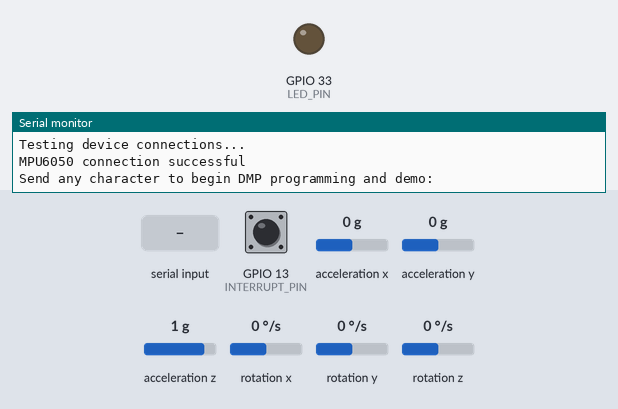
Simulated run of this program. Board: ESP32. Parts: output pins drawn as LEDs (lit = HIGH), the last lines printed to the serial monitor. Inputs (shaded band) come from the test bench; at power-on: acceleration x 0 g, acceleration y 0 g, acceleration z 1 g, rotation z 0 °/s, GPIO 13 (INTERRUPT_PIN) LOW, rotation x 0 °/s, rotation y 0 °/s. The sensor or clock chip raises its interrupt line as the real part does.

Above: at 1.1 s.
1.2 s: "1\n" received over Serial
At 1.84 s:
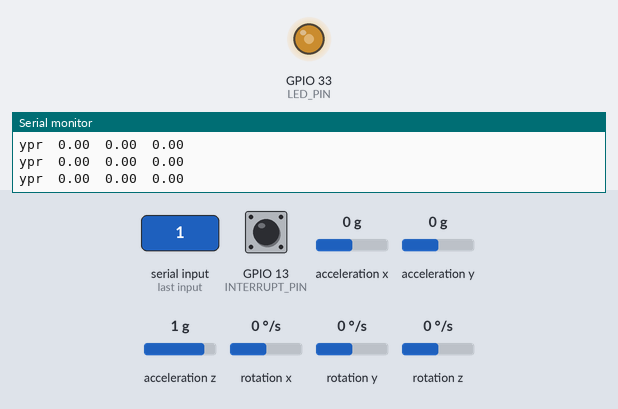
4.2 s: acceleration x set to -1.4 g
7.2 s: acceleration y set to -1.4 g
10.2 s: acceleration z set to -1.4 g
13.2 s: rotation z set to -192 °/s
Timing chart, 0 to 17.2 s (numbered marks = the images above; inputs shaded):
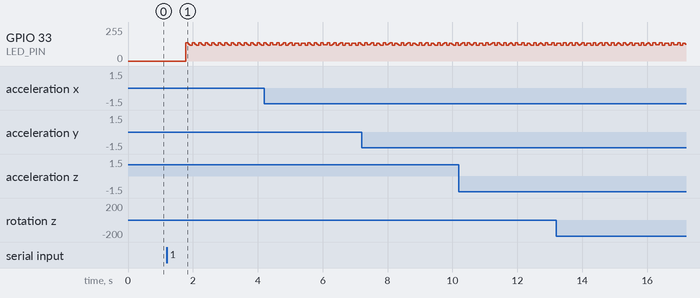

The program:

main.cpp
```cpp
// I2C device class (I2Cdev) demonstration Arduino sketch for MPU6050 class using DMP (MotionApps v2.0)
// 6/21/2012 by Jeff Rowberg <jeff@rowberg.net>
// Updates should (hopefully) always be available at https://github.com/jrowberg/i2cdevlib
//
// Changelog:
//      2019-07-08 - Added Auto Calibration and offset generator
//		   - and altered FIFO retrieval sequence to avoid using blocking code
//      2016-04-18 - Eliminated a potential infinite loop
//      2013-05-08 - added seamless Fastwire support
//                 - added note about gyro calibration
//      2012-06-21 - added note about Arduino 1.0.1 + Leonardo compatibility error
//      2012-06-20 - improved FIFO overflow handling and simplified read process
//      2012-06-19 - completely rearranged DMP initialization code and simplification
//      2012-06-13 - pull gyro and accel data from FIFO packet instead of reading directly
//      2012-06-09 - fix broken FIFO read sequence and change interrupt detection to RISING
//      2012-06-05 - add gravity-compensated initial reference frame acceleration output
//                 - add 3D math helper file to DMP6 example sketch
//                 - add Euler output and Yaw/Pitch/Roll output formats
//      2012-06-04 - remove accel offset clearing for better results (thanks Sungon Lee)
//      2012-06-01 - fixed gyro sensitivity to be 2000 deg/sec instead of 250
//      2012-05-30 - basic DMP initialization working

/* ============================================
I2Cdev device library code is placed under the MIT license
Copyright (c) 2012 Jeff Rowberg

Permission is hereby granted, free of charge, to any person obtaining a copy
of this software and associated documentation files (the "Software"), to deal
in the Software without restriction, including without limitation the rights
to use, copy, modify, merge, publish, distribute, sublicense, and/or sell
copies of the Software, and to permit persons to whom the Software is
furnished to do so, subject to the following conditions:

The above copyright notice and this permission notice shall be included in
all copies or substantial portions of the Software.

THE SOFTWARE IS PROVIDED "AS IS", WITHOUT WARRANTY OF ANY KIND, EXPRESS OR
IMPLIED, INCLUDING BUT NOT LIMITED TO THE WARRANTIES OF MERCHANTABILITY,
FITNESS FOR A PARTICULAR PURPOSE AND NONINFRINGEMENT. IN NO EVENT SHALL THE
AUTHORS OR COPYRIGHT HOLDERS BE LIABLE FOR ANY CLAIM, DAMAGES OR OTHER
LIABILITY, WHETHER IN AN ACTION OF CONTRACT, TORT OR OTHERWISE, ARISING FROM,
OUT OF OR IN CONNECTION WITH THE SOFTWARE OR THE USE OR OTHER DEALINGS IN
THE SOFTWARE.
===============================================
*/

// ################################################################
// ###########     ATENTION - ATENTION     ########################
// ###########     ATENTION - ATENTION     ########################
// ###########     ATENTION - ATENTION     ########################
// ################################################################

// if give an error about BUFFER_LENGTH on compilation
// on library file MPU6050.cpp, insert the following line
//#define BUFFER_LENGTH 32
// at the top or just before the following line (near 2751)
//int8_t MPU6050::GetCurrentFIFOPacket(uint8_t *data, uint8_t length) { // overflow proof

// ################################################################
// ###########     ATENTION - ATENTION     ########################
// ###########     ATENTION - ATENTION     ########################
// ###########     ATENTION - ATENTION     ########################
// ################################################################

#define M_PI 3.14159265358979323846

#define __PGMSPACE_H_ 1 // stop compile errors of redefined typedefs and defines with ESP32-Arduino

// I2Cdev and MPU6050 must be installed as libraries, or else the .cpp/.h files
// for both classes must be in the include path of your project
#include "I2Cdev.h"

#include "MPU6050_6Axis_MotionApps20.h"
//#include "MPU6050.h" // not necessary if using MotionApps include file

// Arduino Wire library is required if I2Cdev I2CDEV_ARDUINO_WIRE implementation
// is used in I2Cdev.h
#if I2CDEV_IMPLEMENTATION == I2CDEV_ARDUINO_WIRE
    #include "Wire.h"
#endif

#define I2C_SDA 14 // SDA Connected to GPIO 14
#define I2C_SCL 15 // SCL Connected to GPIO 15

// class default I2C address is 0x68
// specific I2C addresses may be passed as a parameter here
// AD0 low = 0x68 (default for SparkFun breakout and InvenSense evaluation board)
// AD0 high = 0x69
MPU6050 mpu;
//MPU6050 mpu(0x69); // <-- use for AD0 high

/* =========================================================================
   NOTE: In addition to connection 3.3v, GND, SDA, and SCL, this sketch
   depends on the MPU-6050's INT pin being connected to the Arduino's
   external interrupt #0 pin. On the Arduino Uno and Mega 2560, this is
   digital I/O pin 2.
 * ========================================================================= */

//#define OUTPUT_READABLE_QUATERNION
//#define OUTPUT_READABLE_EULER
#define OUTPUT_READABLE_YAWPITCHROLL
//#define OUTPUT_READABLE_REALACCEL
//#define OUTPUT_READABLE_WORLDACCEL
//#define OUTPUT_TEAPOT

#define INTERRUPT_PIN 13  // use pin 2 on Arduino Uno & most boards
#define LED_PIN 33 // (Arduino is 13, Teensy is 11, Teensy++ is 6)
bool blinkState = false;

// MPU control/status vars
bool dmpReady = false;  // set true if DMP init was successful
uint8_t mpuIntStatus;   // holds actual interrupt status byte from MPU
uint8_t devStatus;      // return status after each device operation (0 = success, !0 = error)
uint16_t packetSize;    // expected DMP packet size (default is 42 bytes)
uint16_t fifoCount;     // count of all bytes currently in FIFO
uint8_t fifoBuffer[64]; // FIFO storage buffer

// orientation/motion vars
Quaternion q;           // [w, x, y, z]         quaternion container
VectorInt16 aa;         // [x, y, z]            accel sensor measurements
VectorInt16 aaReal;     // [x, y, z]            gravity-free accel sensor measurements
VectorInt16 aaWorld;    // [x, y, z]            world-frame accel sensor measurements
VectorFloat gravity;    // [x, y, z]            gravity vector
float euler[3];         // [psi, theta, phi]    Euler angle container
float ypr[3];           // [yaw, pitch, roll]   yaw/pitch/roll container and gravity vector

// packet structure for InvenSense teapot demo
uint8_t teapotPacket[14] = { '$', 0x02, 0,0, 0,0, 0,0, 0,0, 0x00, 0x00, '\r', '\n' };


// ================================================================
// ===               INTERRUPT DETECTION ROUTINE                ===
// ================================================================

volatile bool mpuInterrupt = false;     // indicates whether MPU interrupt pin has gone high
void IRAM_ATTR dmpDataReady() {
    mpuInterrupt = true;
}

// ================================================================
// ===                      INITIAL SETUP                       ===
// ================================================================

void setup() {
    // initialize serial communication
    // (115200 chosen because it is required for Teapot Demo output, but it's
    // really up to you depending on your project)
    Serial.begin(115200);
    while (!Serial); // wait for Leonardo enumeration, others continue immediately

    // join I2C bus (I2Cdev library doesn't do this automatically)
    #if I2CDEV_IMPLEMENTATION == I2CDEV_ARDUINO_WIRE
        #ifdef I2C_SDA
            Wire.begin(I2C_SDA, I2C_SCL, 4000000);
        #else
            Wire.begin();
            Wire.setClock(400000); // 400kHz I2C clock. Comment this line if having compilation difficulties
        #endif
    #elif I2CDEV_IMPLEMENTATION == I2CDEV_BUILTIN_FASTWIRE
        Fastwire::setup(400, true);
    #endif

    // NOTE: 8MHz or slower host processors, like the Teensy @ 3.3V or Arduino
    // Pro Mini running at 3.3V, cannot handle this baud rate reliably due to
    // the baud timing being too misaligned with processor ticks. You must use
    // 38400 or slower in these cases, or use some kind of external separate
    // crystal solution for the UART timer.

    // initialize device
    Serial.println(F("First MPU6050 initialization ..."));
    mpu.initialize();
    delay(100);

    Serial.println(F("MPU6050 reset..."));
    mpu.reset(); //help startup reliably - doesn't always work though.
    // maybe can also reset i2c on esp32?
    delay(100);

    Serial.println(F("MPU6050 resetI2CMaster..."));
    mpu.resetI2CMaster();
    delay(100);

    // initialize device again
    Serial.println(F("Final MPU6050 initialization..."));
    mpu.initialize();

    pinMode(INTERRUPT_PIN, INPUT);

    // verify connection
    Serial.println(F("Testing device connections..."));
    Serial.println(mpu.testConnection() ? F("MPU6050 connection successful") : F("MPU6050 connection failed"));

    // wait for ready
    Serial.println(F("\nSend any character to begin DMP programming and demo: "));
    while (Serial.available() && Serial.read()); // empty buffer
    while (!Serial.available());                 // wait for data
    while (Serial.available() && Serial.read()); // empty buffer again

    // load and configure the DMP
    Serial.println(F("Initializing DMP..."));
    devStatus = mpu.dmpInitialize();

    // supply your own gyro offsets here, scaled for min sensitivity
    mpu.setXGyroOffset(220);
    mpu.setYGyroOffset(76);
    mpu.setZGyroOffset(-85);
    mpu.setZAccelOffset(1788); // 1688 factory default for my test chip

    // make sure it worked (returns 0 if so)
    if (devStatus == 0) {
        // Calibration Time: generate offsets and calibrate our MPU6050
        mpu.CalibrateAccel(6);
        mpu.CalibrateGyro(6);
        mpu.PrintActiveOffsets();
        // turn on the DMP, now that it's ready
        Serial.println(F("Enabling DMP..."));
        mpu.setDMPEnabled(true);

        // enable Arduino interrupt detection
        Serial.print(F("Enabling interrupt detection (mcu external interrupt "));
        Serial.print(digitalPinToInterrupt(INTERRUPT_PIN));
        Serial.println(F(")..."));
        attachInterrupt(digitalPinToInterrupt(INTERRUPT_PIN), dmpDataReady, RISING);
        mpuIntStatus = mpu.getIntStatus();

        // set our DMP Ready flag so the main loop() function knows it's okay to use it
        Serial.println(F("DMP ready! Waiting for first interrupt..."));
        dmpReady = true;

        // get expected DMP packet size for later comparison
        packetSize = mpu.dmpGetFIFOPacketSize();
    } else {
        // ERROR!
        // 1 = initial memory load failed
        // 2 = DMP configuration updates failed
        // (if it's going to break, usually the code will be 1)
        Serial.print(F("DMP Initialization failed (code "));
        Serial.print(devStatus);
        Serial.println(F(")"));
    }

    // configure LED for output
    pinMode(LED_PIN, OUTPUT);
}


// ================================================================
// ===                    MAIN PROGRAM LOOP                     ===
// ================================================================

void loop() {
    // if programming failed, don't try to do anything
    if (!dmpReady) return;
    // read a packet from FIFO
    if (mpu.dmpGetCurrentFIFOPacket(fifoBuffer)) { // Get the Latest packet
        #ifdef OUTPUT_READABLE_QUATERNION
            // display quaternion values in easy matrix form: w x y z
            mpu.dmpGetQuaternion(&q, fifoBuffer);
            Serial.print("quat\t");
            Serial.print(q.w);
            Serial.print("\t");
            Serial.print(q.x);
            Serial.print("\t");
            Serial.print(q.y);
            Serial.print("\t");
            Serial.println(q.z);
        #endif

        #ifdef OUTPUT_READABLE_EULER
            // display Euler angles in degrees
            mpu.dmpGetQuaternion(&q, fifoBuffer);
            mpu.dmpGetEuler(euler, &q);
            Serial.print("euler\t");
            Serial.print(euler[0] * 180/M_PI);
            Serial.print("\t");
            Serial.print(euler[1] * 180/M_PI);
            Serial.print("\t");
            Serial.println(euler[2] * 180/M_PI);
        #endif

        #ifdef OUTPUT_READABLE_YAWPITCHROLL
            // display Euler angles in degrees
            mpu.dmpGetQuaternion(&q, fifoBuffer);
            mpu.dmpGetGravity(&gravity, &q);
            mpu.dmpGetYawPitchRoll(ypr, &q, &gravity);
            Serial.print("ypr\t");
            Serial.print(ypr[0] * 180/M_PI);
            Serial.print("\t");
            Serial.print(ypr[1] * 180/M_PI);
            Serial.print("\t");
            Serial.println(ypr[2] * 180/M_PI);
        #endif

        #ifdef OUTPUT_READABLE_REALACCEL
            // display real acceleration, adjusted to remove gravity
            mpu.dmpGetQuaternion(&q, fifoBuffer);
            mpu.dmpGetAccel(&aa, fifoBuffer);
            mpu.dmpGetGravity(&gravity, &q);
            mpu.dmpGetLinearAccel(&aaReal, &aa, &gravity);
            Serial.print("areal\t");
            Serial.print(aaReal.x);
            Serial.print("\t");
            Serial.print(aaReal.y);
            Serial.print("\t");
            Serial.println(aaReal.z);
        #endif

        #ifdef OUTPUT_READABLE_WORLDACCEL
            // display initial world-frame acceleration, adjusted to remove gravity
            // and rotated based on known orientation from quaternion
            mpu.dmpGetQuaternion(&q, fifoBuffer);
            mpu.dmpGetAccel(&aa, fifoBuffer);
            mpu.dmpGetGravity(&gravity, &q);
            mpu.dmpGetLinearAccel(&aaReal, &aa, &gravity);
            mpu.dmpGetLinearAccelInWorld(&aaWorld, &aaReal, &q);
            Serial.print("aworld\t");
            Serial.print(aaWorld.x);
            Serial.print("\t");
            Serial.print(aaWorld.y);
            Serial.print("\t");
            Serial.println(aaWorld.z);
        #endif

        #ifdef OUTPUT_TEAPOT
            // display quaternion values in InvenSense Teapot demo format:
            teapotPacket[2] = fifoBuffer[0];
            teapotPacket[3] = fifoBuffer[1];
            teapotPacket[4] = fifoBuffer[4];
            teapotPacket[5] = fifoBuffer[5];
            teapotPacket[6] = fifoBuffer[8];
            teapotPacket[7] = fifoBuffer[9];
            teapotPacket[8] = fifoBuffer[12];
            teapotPacket[9] = fifoBuffer[13];
            Serial.write(teapotPacket, 14);
            teapotPacket[11]++; // packetCount, loops at 0xFF on purpose
        #endif

        // blink LED to indicate activity
        blinkState = !blinkState;
        digitalWrite(LED_PIN, blinkState);
    }
}
```
